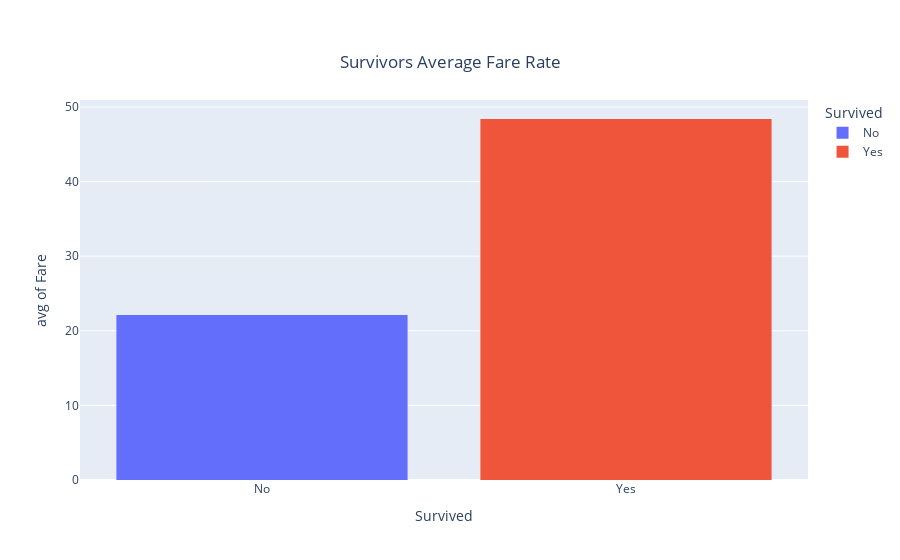
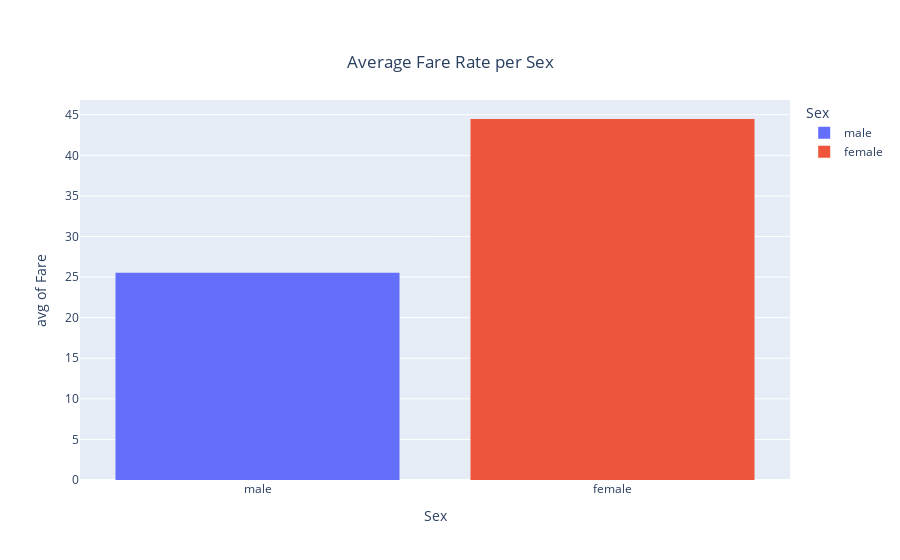

Here is the notebook cell these charts were saved with, in order:
### Code cell
fig = px.histogram(train_df, x='Survived', y='Fare', color='Survived', histfunc='avg', title='Survivors Average Fare Rate')
fig.update_layout(title=title)
fig.show()

fig = px.histogram(train_df, x='Sex', y='Fare', histfunc='avg', color='Sex', title='Average Fare Rate per Sex')
fig.update_layout(title=title)
fig.show()

fig = px.histogram(train_df, x='Embarked', y='Fare', histfunc='avg', color='Embarked', title='Average Fare per Embark Location')
fig.update_layout(title=title)
fig.show()

fig = px.histogram(train_df, x='Pclass', y='Fare', histfunc='avg', color='Pclass', title='Average Fare Rate per Class')
fig.update_layout(title=title)
fig.show()

### Figure 1 — Plotly figure (JSON) as saved in the notebook; plotly's stock layout.template omitted (floating-point values rounded to 4 significant figures; data arrays with more than 128 entries replaced by an {"elided": "..."} marker saying what was removed)
{"data": [{"alignmentgroup": "True", "bingroup": "x", "histfunc": "avg", "hovertemplate": "Survived=%{x}<br>avg of Fare=%{y}<extra></extra>", "legendgroup": "No", "marker": {"color": "#636efa", "pattern": {"shape": ""}}, "name": "No", "offsetgroup": "No", "orientation": "v", "showlegend": true, "type": "histogram", "x": {"elided": "549 str values"}, "xaxis": "x", "y": {"elided": "549 float values"}, "yaxis": "y"}, {"alignmentgroup": "True", "bingroup": "x", "histfunc": "avg", "hovertemplate": "Survived=%{x}<br>avg of Fare=%{y}<extra></extra>", "legendgroup": "Yes", "marker": {"color": "#EF553B", "pattern": {"shape": ""}}, "name": "Yes", "offsetgroup": "Yes", "orientation": "v", "showlegend": true, "type": "histogram", "x": {"elided": "342 str values"}, "xaxis": "x", "y": {"elided": "342 float values"}, "yaxis": "y"}], "layout": {"barmode": "relative", "legend": {"title": {"text": "Survived"}, "tracegroupgap": 0}, "title": {"text": "Survivors Average Fare Rate", "x": 0.5, "xanchor": "center", "y": 0.9, "yanchor": "top"}, "xaxis": {"anchor": "y", "categoryarray": ["No", "Yes"], "categoryorder": "array", "domain": [0, 1], "title": {"text": "Survived"}}, "yaxis": {"anchor": "x", "domain": [0, 1], "title": {"text": "avg of Fare"}}}}

### Figure 2 — Plotly figure (JSON) as saved in the notebook; plotly's stock layout.template omitted (floating-point values rounded to 4 significant figures; data arrays with more than 128 entries replaced by an {"elided": "..."} marker saying what was removed)
{"data": [{"alignmentgroup": "True", "bingroup": "x", "histfunc": "avg", "hovertemplate": "Sex=%{x}<br>avg of Fare=%{y}<extra></extra>", "legendgroup": "male", "marker": {"color": "#636efa", "pattern": {"shape": ""}}, "name": "male", "offsetgroup": "male", "orientation": "v", "showlegend": true, "type": "histogram", "x": {"elided": "577 str values"}, "xaxis": "x", "y": {"elided": "577 float values"}, "yaxis": "y"}, {"alignmentgroup": "True", "bingroup": "x", "histfunc": "avg", "hovertemplate": "Sex=%{x}<br>avg of Fare=%{y}<extra></extra>", "legendgroup": "female", "marker": {"color": "#EF553B", "pattern": {"shape": ""}}, "name": "female", "offsetgroup": "female", "orientation": "v", "showlegend": true, "type": "histogram", "x": {"elided": "314 str values"}, "xaxis": "x", "y": {"elided": "314 float values"}, "yaxis": "y"}], "layout": {"barmode": "relative", "legend": {"title": {"text": "Sex"}, "tracegroupgap": 0}, "title": {"text": "Average Fare Rate per Sex", "x": 0.5, "xanchor": "center", "y": 0.9, "yanchor": "top"}, "xaxis": {"anchor": "y", "categoryarray": ["male", "female"], "categoryorder": "array", "domain": [0, 1], "title": {"text": "Sex"}}, "yaxis": {"anchor": "x", "domain": [0, 1], "title": {"text": "avg of Fare"}}}}
